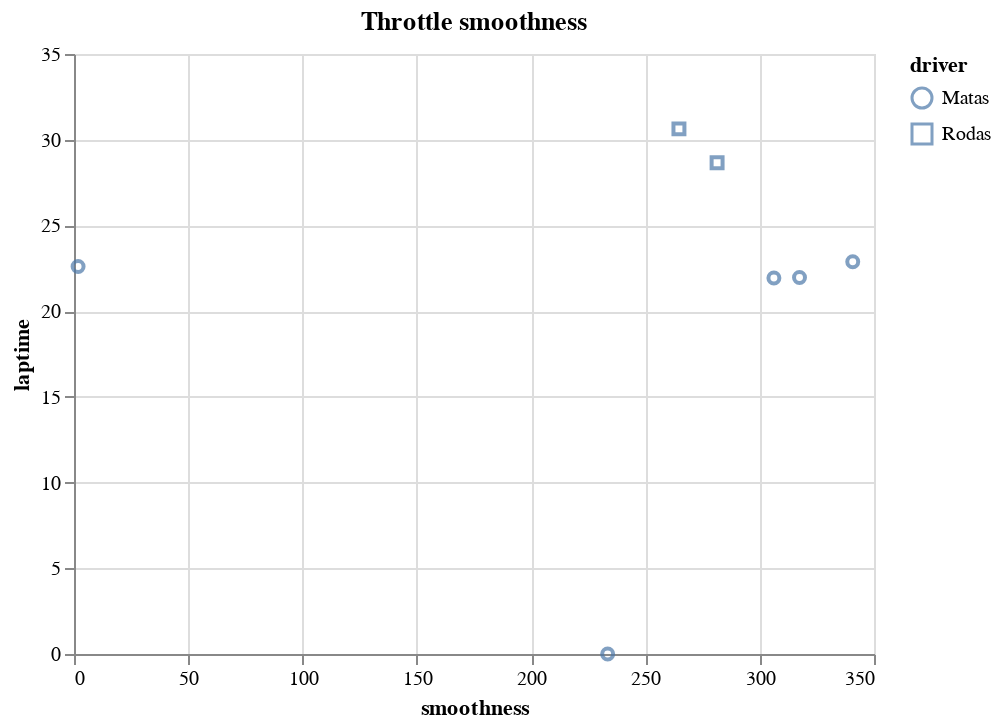

Notebook code for this chart:
### Code cell
run.throttle_smoothness_chart()

### Figure 1 — Vega-Lite specification as saved in the notebook (floating-point values rounded to 4 significant figures)
{"config": {"view": {"continuousWidth": 400, "continuousHeight": 300}}, "data": {"name": "data-73586230d096a7def8eae8401107f3f9"}, "mark": "point", "encoding": {"shape": {"field": "driver", "type": "nominal"}, "tooltip": [{"field": "lap", "type": "quantitative"}, {"field": "laptime", "type": "quantitative"}, {"field": "driver", "type": "nominal"}], "x": {"field": "smoothness", "type": "quantitative"}, "y": {"field": "laptime", "type": "quantitative"}}, "title": "Throttle smoothness", "$schema": "https://vega.github.io/schema/vega-lite/v4.17.0.json", "datasets": {"data-73586230d096a7def8eae8401107f3f9": [{"smoothness": 233.5, "lap": 0, "laptime": 0.0, "driver": "Matas"}, {"smoothness": 281.4, "lap": 1, "laptime": 28.66, "driver": "Rodas"}, {"smoothness": 264.7, "lap": 2, "laptime": 30.63, "driver": "Rodas"}, {"smoothness": 340.7, "lap": 3, "laptime": 22.88, "driver": "Matas"}, {"smoothness": 317.4, "lap": 4, "laptime": 21.96, "driver": "Matas"}, {"smoothness": 306.2, "lap": 5, "laptime": 21.93, "driver": "Matas"}, {"smoothness": 1.786, "lap": 6, "laptime": 22.6, "driver": "Matas"}]}}
